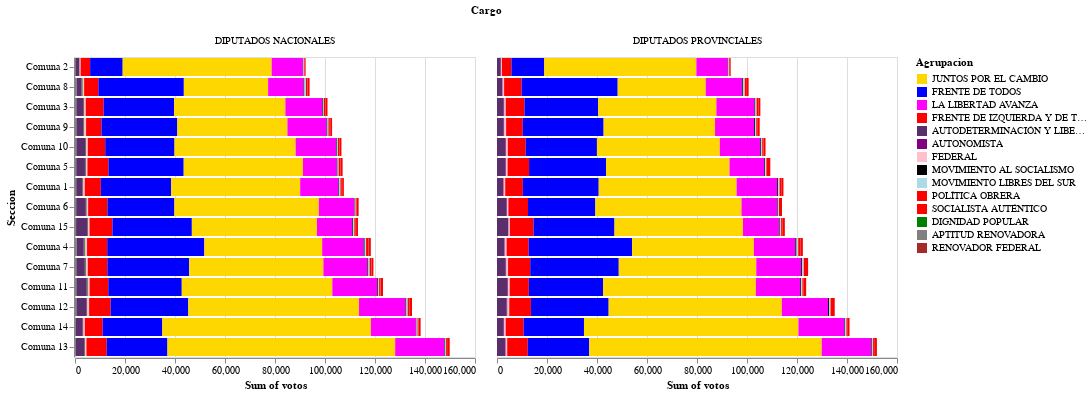

Notebook code cell kept with this figure:
### Code cell
alt.Chart(data2021).mark_bar().encode(
    x='sum(votos)',
    y=alt.Y('Seccion:N', sort='x'),
    #y='Seccion',
    color= alt.Color('Agrupacion:N', scale=alt.Scale(domain = ["JUNTOS POR EL CAMBIO",
          "FRENTE DE TODOS", "LA LIBERTAD AVANZA",
          "FRENTE DE IZQUIERDA Y DE TRABAJADORES - UNIDAD",
          "AUTODETERMINACIÓN Y LIBERTAD", "AUTONOMISTA", "FEDERAL",
          "MOVIMIENTO AL SOCIALISMO", "MOVIMIENTO LIBRES DEL SUR",
          "POLÍTICA OBRERA", "SOCIALISTA AUTÉNTICO",
          "DIGNIDAD POPULAR", "APTITUD RENOVADORA",
          "RENOVADOR FEDERAL"], range=["gold", "blue", "magenta", "red",
          "#592E6B",'purple','pink','black','lightblue','red','red','green','grey','brown'])),

    order=alt.Order(
      # Sort the segments of the bars by this field
      'Agrupacion',
      sort='ascending'
    )
).facet(
    column='Cargo:N'
)

### Figure 1 — Vega-Lite specification as saved in the notebook (floating-point values rounded to 4 significant figures; data arrays with more than 128 entries replaced by an {"elided": "..."} marker saying what was removed)
{"config": {"view": {"continuousWidth": 400, "continuousHeight": 300}}, "data": {"name": "data-afb3d21b6fa102d12bf2bf30e796e347"}, "facet": {"column": {"field": "Cargo", "type": "nominal"}}, "spec": {"mark": "bar", "encoding": {"color": {"field": "Agrupacion", "scale": {"domain": ["JUNTOS POR EL CAMBIO", "FRENTE DE TODOS", "LA LIBERTAD AVANZA", "FRENTE DE IZQUIERDA Y DE TRABAJADORES - UNIDAD", "AUTODETERMINACIÓN Y LIBERTAD", "AUTONOMISTA", "FEDERAL", "MOVIMIENTO AL SOCIALISMO", "MOVIMIENTO LIBRES DEL SUR", "POLÍTICA OBRERA", "SOCIALISTA AUTÉNTICO", "DIGNIDAD POPULAR", "APTITUD RENOVADORA", "RENOVADOR FEDERAL"], "range": ["gold", "blue", "magenta", "red", "#592E6B", "purple", "pink", "black", "lightblue", "red", "red", "green", "grey", "brown"]}, "type": "nominal"}, "order": {"field": "Agrupacion", "sort": "ascending", "type": "nominal"}, "x": {"aggregate": "sum", "field": "votos", "type": "quantitative"}, "y": {"field": "Seccion", "sort": "x", "type": "nominal"}}}, "$schema": "https://vega.github.io/schema/vega-lite/v4.17.0.json", "datasets": {"data-afb3d21b6fa102d12bf2bf30e796e347": {"elided": "375 records"}}}
